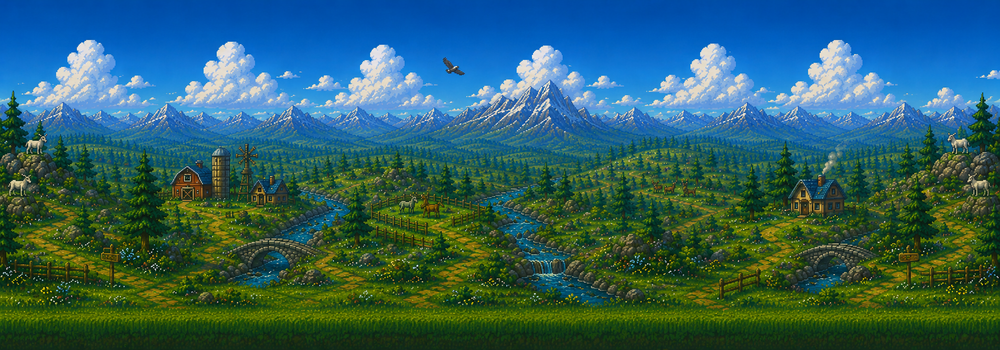
#> input picture new_background.png, 1000 x 350 px, shrunk from 2120 x 742 before the run
$ python process_panorama.py
#> lines starting #> are read from the running program, lines starting #| are printed output that depends on the picture
"""Process new_background.png into a seamlessly-looping bg tile.

Steps:
  1. Locate the source (project root or old_assets/).
  2. Trim the 1–2px near-black border columns on the left and right (chroma
     noise that becomes a visible vertical bar when the image tiles).
  3. Trim any painted dirt strip below the grass line so the painted grass
     ends at the image's bottom edge (aligns with the in-game ground line).
  4. Crossfade a strip near the right edge with the matching strip from the
     left edge. This makes the right edge gradually transition into the
     left edge's content, so when the image tiles, pixel W-1 of one copy
     matches pixel 0 of the next — no visible seam.

Output:
  assets/backgrounds/bg_panorama.png
"""
from __future__ import annotations
import os
from PIL import Image
import numpy as np

ROOT = os.path.dirname(os.path.dirname(os.path.abspath(__file__)))
OUT_DIR = os.path.join(ROOT, "assets", "backgrounds")
os.makedirs(OUT_DIR, exist_ok=True)

candidates = [
    os.path.join(ROOT, "new_background.png"),
    os.path.join(ROOT, "old_assets", "new_background.png"),
]
src = next((p for p in candidates if os.path.exists(p)), None)
if src is None:
    raise SystemExit(
        "new_background.png not found in project root or old_assets/")
print(f"source: {os.path.relpath(src, ROOT)}")

im = Image.open(src).convert("RGB")
#> im is the input picture: PIL image 1000x350 RGB; mean R, G, B 47.3, 95.8, 99
print(f"  raw: {im.size}")
#|   raw: (1000, 350)


def trim_dark_edges(panel: Image.Image, threshold: float = 150.0) -> Image.Image:
    """Strip 1–2px near-black border columns from each side."""
    arr = np.array(panel.convert("RGB"))
    h_, w_, _ = arr.shape
    col_brightness = arr.sum(axis=(0, 2)) / h_
    bright = col_brightness > threshold
    if not bright.any():
        return panel
    left = int(np.argmax(bright))
    right = int(w_ - 1 - np.argmax(bright[::-1]))
    if left == 0 and right == w_ - 1:
        return panel
    print(f"  trim x: left={left}px, right={w_ - 1 - right}px")
    return panel.crop((left, 0, right + 1, h_))


def trim_dirt_below_grass(panel: Image.Image) -> Image.Image:
    """Remove the run of red-dominant (dirt) rows at the very bottom so the
    grass line ends at the bottom edge."""
    arr = np.array(panel.convert("RGB"))
    h_, w_, _ = arr.shape
    r = arr[..., 0].mean(axis=1)
    g = arr[..., 1].mean(axis=1)
    cut = h_
    for y in range(h_ - 1, -1, -1):
        if g[y] > r[y]:
            cut = y + 1
            break
    if cut >= h_:
        return panel
    print(f"  trim y-bottom: {h_ - cut}px of dirt below grass")
    return panel.crop((0, 0, w_, cut))


def find_best_wrap_crop(panel: Image.Image, max_search: int = 300) -> int:
    """Find the number of pixels to crop from the right that best matches
    the panel's left edge. We score the L1 color diff between pixel 0 and
    pixel (W-1-crop) and pick the crop with minimum diff.

    This catches cases where the image is *almost* seamless but the very
    last column happens to fall on a poorly-matching pixel."""
    arr = np.array(panel.convert("RGB")).astype(int)
    h_, w_, _ = arr.shape
    left = arr[:, 0, :]
    best_crop, best_diff = 0, 1e18
    for crop in range(0, min(max_search, w_ // 4)):
        cand = arr[:, w_ - 1 - crop, :]
        diff = np.abs(cand - left).mean()
        if diff < best_diff:
            best_diff = diff
            best_crop = crop
    return best_crop, best_diff


def crossfade_loop_edges(panel: Image.Image, fade_w: int = 80) -> Image.Image:
    """After picking a near-seamless wrap point, soften residual mismatch
    by crossfading the right edge with a mirrored copy of the left edge.

    At position W-fade_w+i (i = 0..fade_w-1) the output is a linear blend
    of the original right-strip pixel with `left[fade_w-1-i]`. At i=fade_w-1
    (pixel W-1) the output equals `left[0]`, which is the pixel sitting on
    the other side of the seam in the next tile — so pixel W-1 == pixel 0
    and the join is invisible.

    The mirror means the rightmost ~80px gradually morph back into the left
    edge's content. On a 2000+ px painted panorama this softly smudges a
    small region near the seam without anything obvious.
    """
    arr = np.array(panel).astype(np.float32)
    h_, w_, c = arr.shape
    fade_w = min(fade_w, w_ // 4)
    left_strip = arr[:, :fade_w, :].copy()
    for i in range(fade_w):
        alpha = (i + 1) / fade_w           # 0 → 1 across the band
        right_x = w_ - fade_w + i
        src = left_strip[:, fade_w - 1 - i, :]   # mirrored: at i=last → left[0]
        arr[:, right_x, :] = arr[:, right_x, :] * (1.0 - alpha) + src * alpha
    print(f"  crossfade: blended {fade_w}px with mirrored left-edge content")
    return Image.fromarray(np.clip(arr, 0, 255).astype(np.uint8))


# How many pixels to shave off each side of the panorama BEFORE the seam
# search + crossfade. Tweak this if the boundary element at the wrap looks
# too tree-shaped or too bush-shaped — smaller value = more visible
# vegetation at the seam, larger value = the edge content shrinks.
EDGE_CROP = 5

im = trim_dark_edges(im)
#> in trim_dark_edges, `col_brightness = arr.sum(axis=(0, 2)) / h_`: col_brightness = 1000 values, max 296.6 at index 218, min 179.7 at index 999, mean 242.1
#> in trim_dark_edges, `left = int(np.argmax(bright))`: left = 0
#> in trim_dark_edges, `right = int(w_ - 1 - np.argmax(bright[::-1]))`: right = 999
im = trim_dirt_below_grass(im)
#> in trim_dirt_below_grass, `r = arr[..., 0].mean(axis=1)`: r = 350 values, max 123.6 at index 101, min 0.06 at index 2, mean 47.32
#> in trim_dirt_below_grass, `g = arr[..., 1].mean(axis=1)`: g = 350 values, max 170.2 at index 96, min 40.56 at index 349, mean 95.84
if EDGE_CROP > 0:
    pw, ph = im.size
#> pw = 1000; ph = 350
    im = im.crop((EDGE_CROP, 0, pw - EDGE_CROP, ph))
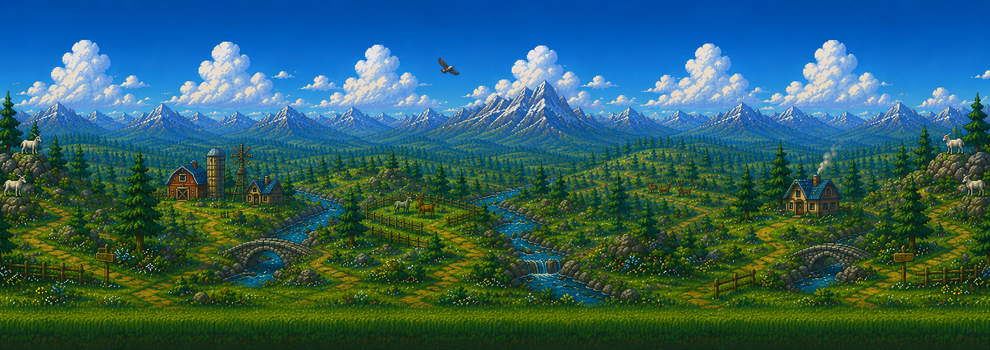
#> im: PIL image 990x350 RGB; mean R, G, B 47.5, 96, 99.1
    print(f"  edge crop: removed {EDGE_CROP}px from left and {EDGE_CROP}px from right")
crop, diff = find_best_wrap_crop(im)
#> in find_best_wrap_crop, `left = arr[:, 0, :]`: left = 350 rows, first 8: [0, 73, 164], [0, 73, 165], [0, 73, 166], [0, 74, 166], [0, 74, 165], [0, 73, 164], [0, 74, 166], [0, 76, 168]
#> the loop in find_best_wrap_crop, `for crop in range(0, min(max_search, w_ // 4)):` made 247 passes
#> (diff, best_diff) on passes 1, 85: (17.59, 17.59), (17.58, 17.58)
#> diff on passes 2 to 7: 18.54, 19.07, 18.83, 19.04, 18.15, 17.77
#> after the loop in find_best_wrap_crop, `for crop in range(0, min(max_search, w_ // 4)):`: best_crop = 84; best_diff = 17.58
#> crop = 84; diff = 17.58
print(f"  best wrap-point crop: {crop}px from right (L→R diff {diff:.1f})")
#|   best wrap-point crop: 84px from right (L→R diff 17.6)
if crop > 0:
    im = im.crop((0, 0, im.size[0] - crop, im.size[1]))
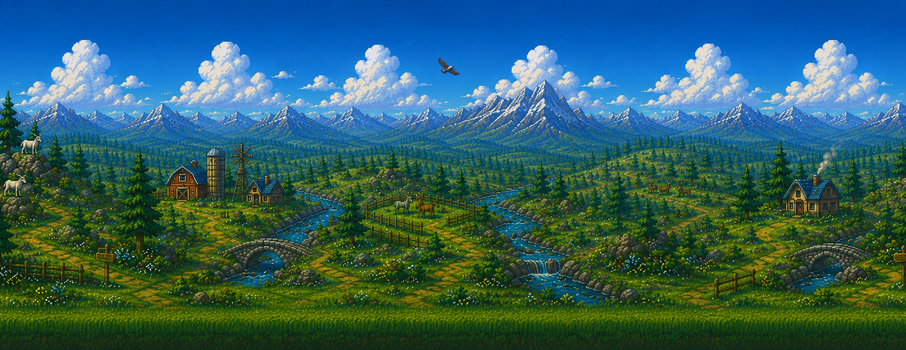
#> im: PIL image 906x350 RGB; mean R, G, B 48.1, 96.7, 100.1
im = crossfade_loop_edges(im)
#> in crossfade_loop_edges, `left_strip = arr[:, :fade_w, :].copy()`:
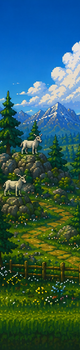
#> left_strip: shape (350, 80, 3) float32; mean R, G, B 48.9, 92.5, 90.4
#> after the loop in crossfade_loop_edges, `for i in range(fade_w):`:
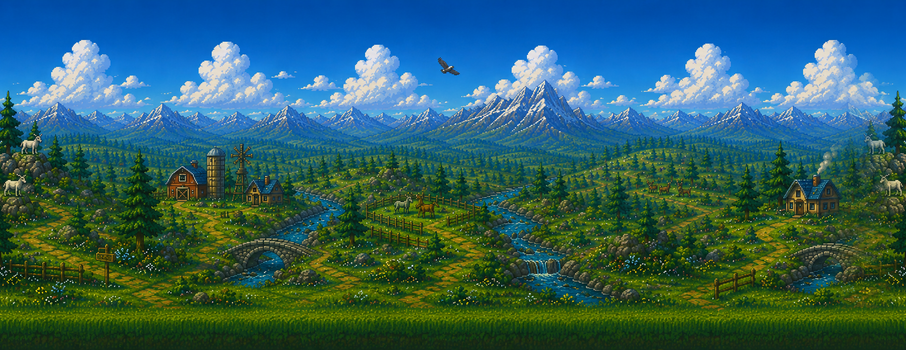
#> arr: shape (350, 906, 3) float32; mean R, G, B 48, 96.4, 99.7
#|   crossfade: blended 80px with mirrored left-edge content

print(f"final: {im.size}")
#| final: (906, 350)
out_path = os.path.join(OUT_DIR, "bg_panorama.png")
im.save(out_path)
print(f"wrote {os.path.relpath(out_path, ROOT)}")

# Sanity check the new seam
arr = np.array(im)
h_, w_, _ = arr.shape
#> h_ = 350; w_ = 906
diff = np.abs(arr[:, 0, :].astype(int) - arr[:, -1, :].astype(int)).mean(axis=0)
#> diff = [0, 0, 0]
print(f"L→R seam color diff after crossfade: R={diff[0]:.1f} G={diff[1]:.1f} B={diff[2]:.1f}")
#| L→R seam color diff after crossfade: R=0.0 G=0.0 B=0.0
